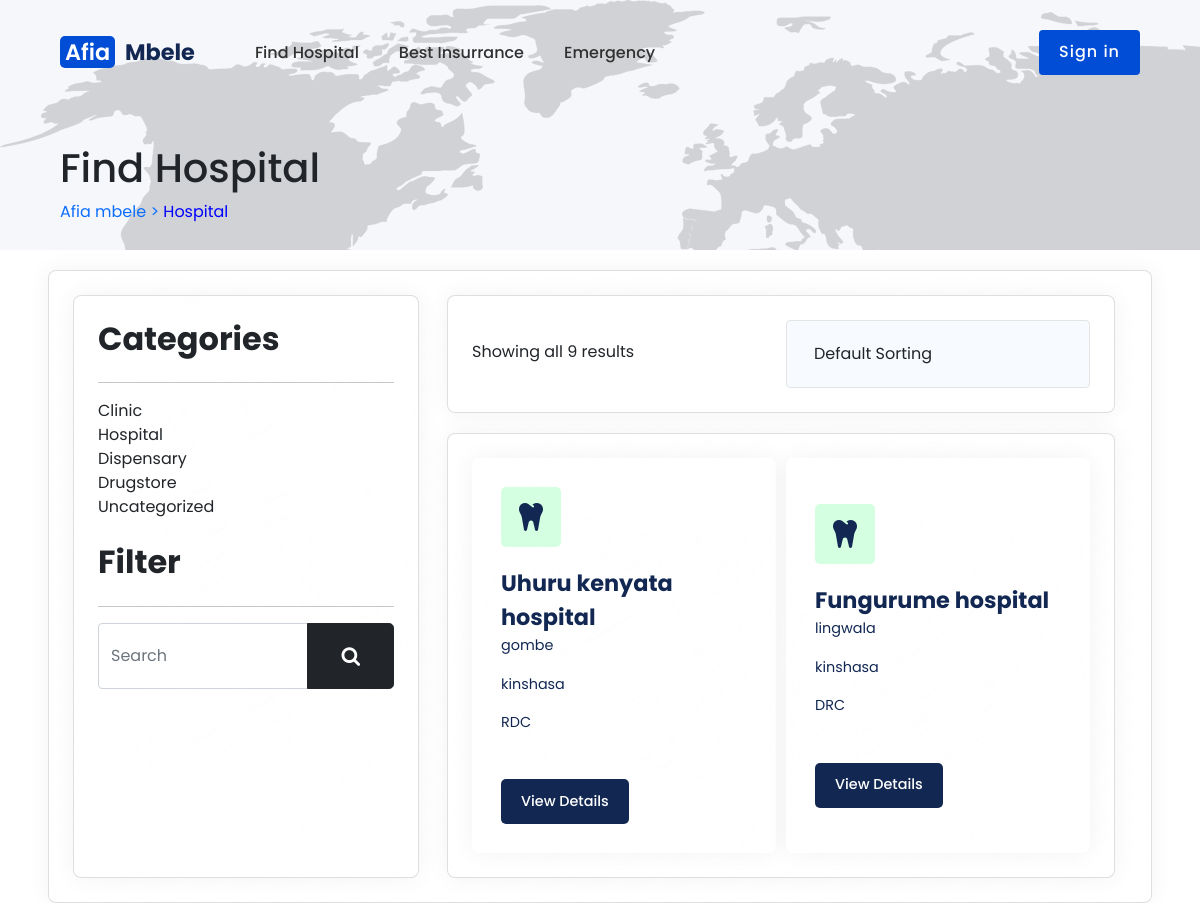
/hopistals/, run on an earlier commit of the app's database.
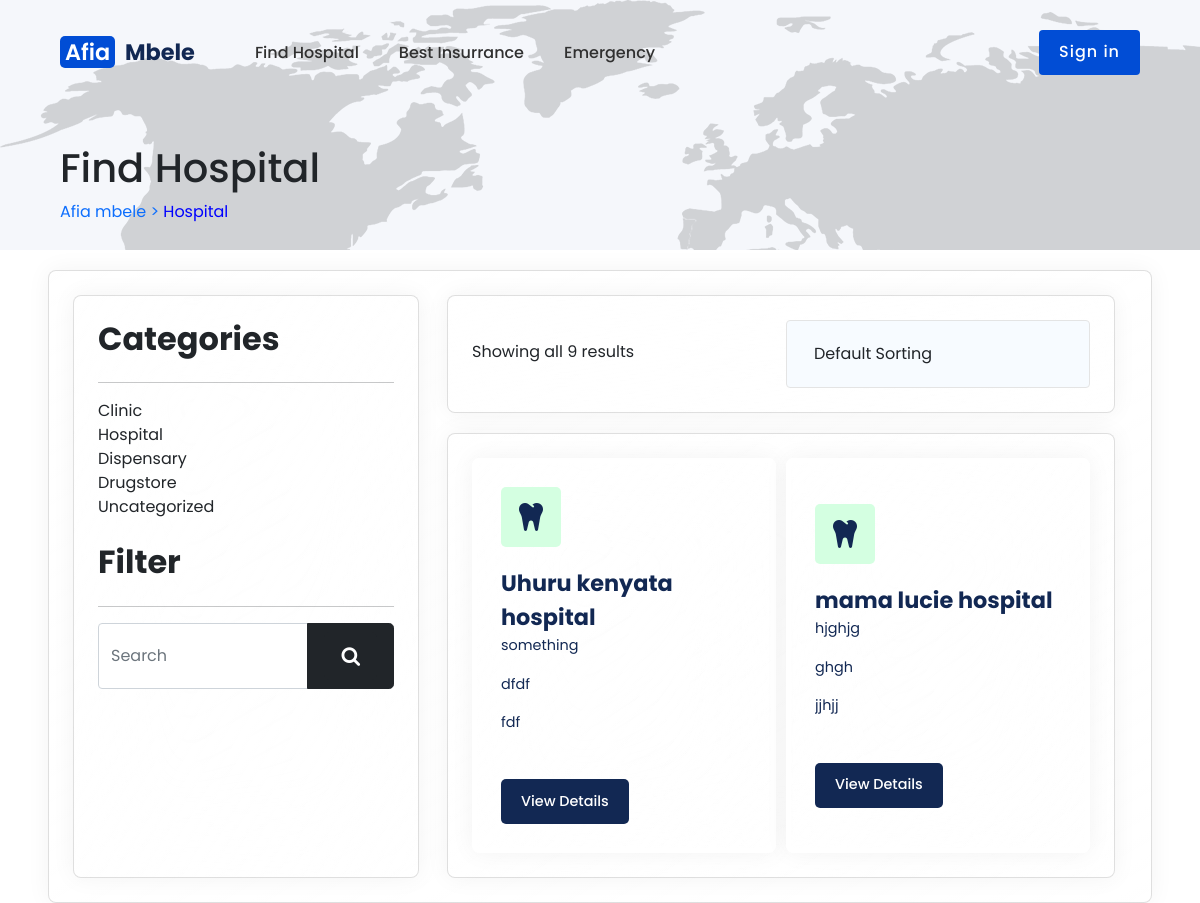
And on a later commit of the database.
### main/models.py (models this page shows, shortened)
class CommonData(TimespantedModel):
    avenue = models.CharField(max_length=25)
    township = models.CharField(max_length=30)
    town=models.CharField(max_length=25)
    country = models.CharField(max_length=40)
    longitute = models.CharField(max_length=25)
    latitude = models.CharField(max_length=25)
    email = models.EmailField()
    phone1 = models.CharField(max_length=12)
    phone2 = models.CharField(max_length=12)
    class Meta :
        abstract = True

class Organization(CommonData):
    class OrganizationType(models.TextChoices):
        HOSPITAL = "Hospital"
        DRUGSTORE = "Drugstore"
        CLINIC = "Clinic"
        DISPENSAIR = "Dispensair"
        INSURANCE = "Insurance institution"
        GOVENMENT = "GOVENMENT"
    id = models.AutoField(primary_key=True)
    organization_name = models.CharField(max_length=50)
    description = models.TextField(blank=True)
    organization_type = models.CharField(default=OrganizationType.HOSPITAL, choices=OrganizationType.choices, max_length=40)
    user = models.OneToOneField(Users, null=True, blank=True, on_delete=models.DO_NOTHING, related_name="oganisation_admin_user")
    objects = models.Manager()

### Afia/views.py (the view)
# urls.py: path('hopistals/', views.list_hospital, name='listhospital'),
def list_hospital(request):
    Organizations = Organization.objects.filter(organization_type= "Hospital")
    context = {'Organizations': Organizations}
    return render(request, 'main/liste_hopital.html', context)

### templates/main/liste_hopital.html (shortened to what this page needs)
{% extends 'base/layout/base.html' %}
{% load static %}
{% block style %}
     <link href="https://cdn.jsdelivr.net/npm/bootstrap@5.0.2/dist/css/bootstrap.min.css" rel="stylesheet">
{% endblock %}
{% block content %}
{% include 'base/partials/_header.html' with name="Find Hospital" cible="Hospital" %}
	<section class="page-section">
		<div class="hospital-list">
			<div class="row card">
				<div class="side-part card">
					<h2 class="categorie-title"><b>Categories</b></h2>
					<hr />
					<ul>
						<li class="categorie-element"> Clinic</li>
						<li class="categorie-element"> Hospital</li>
						<li class="categorie-element"> Dispensary</li>
						<li class="categorie-element"> Drugstore</li>
						<li class="categorie-element"> Uncategorized</li>
					</ul>
					<div>&nbsp;</div>
					<h2 class="categorie-title"><b>Filter</b></h2>
					<hr />
					<div class="input-group mb-3">
						<input type="text" class="form-control" placeholder="Search" aria-label="Receipient's username" aria-describely="basic-addon2">
						<div class="btn btn-dark btn-lg">
							<span class="btn btn-dark btn-lg"><i class="fa fa-search"></i></span>
						</div>
					</div>
					<div>&nbsp;</div>
				</div>
				<div class="hospital-element-container">
					<div class="hospital-elements card">
						<div class="cols">
							Showing all 9 results
						</div>
						<div class="col">
							<select class="form-control">
								<option value="">Default Sorting</option>
							</select>
						</div>
					</div>
					<div class="hospital-box-container card">
						{% for hospital in Organizations %}
						<div class="service-box s-box6 card">
							<i class="fa-solid fa-tooth"></i>
							<strong>{{hospital.organization_name}}</strong>
							<p>{{hospital.township}} </p>
							<p>{{hospital.town}} </p>
							<p>{{hospital.country}} </p>
							<a href="#">View Details</a>
						</div>
						{% endfor %}
					</div>
				</div>
			</div>
		</div>
	</section>
{% endblock %}

What changed in the data, as far as the page shows it:
no longer on this page (row edited): Organization: organization_name "Fungurume hospital", township "lingwala", town "kinshasa", country "DRC"
changed Organization "Uhuru kenyata hospital": township "gombe" → "something"; town "kinshasa" → "dfdf"; country "RDC" → "fdf"
added Organization: organization_name "mama lucie hospital", township "hjghjg", town "ghgh", country "jjhjj"
